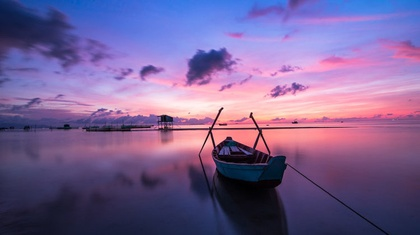
%> input picture copyright-free-images-750x420.jpg, 420 x 235 px, shrunk from 750 x 420 before the run
$ octave Project3_part1.m   (GNU Octave 9; MATLAB toolbox functions it lacks are replaced by stand-ins)
%> lines starting %> are read from the running program, lines starting %| are printed output that depends on the picture
% Author: Luke Redwine
% Date: 10/14/2022
% Class: ECE 8473 - Digital Image Processing
% Project 3

clc;
clear;
close all;

% Only allow files to be selected
file = uigetfile('*.jpg;*.png;*.tif','Select a File');
%> the answer given: copyright-free-images-750x420.jpg

% Determine if a file was selected
% If it was not, exit the code
if isequal(file,0)
    disp('File required for execution. Exiting...');
    return
else
    disp('File Selected');
    raw_image = imread(file);
%> raw_image is the input picture: size 235x420x3 uint8; mean R, G, B 120.3, 97.7, 146.9
end

if size(raw_image, 3) == 1
    disp("Image is already grayed")
    grayed_image = raw_image;
else
    disp("Image must be grayed");
    grayed_image = double(rgb2gray(raw_image));
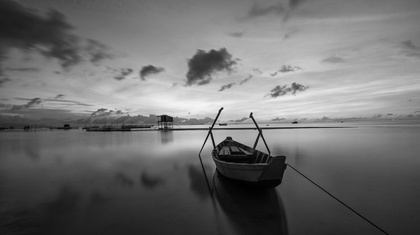
%> grayed_image: size 235x420 double; min 0, max 245, mean 110.1
end

% Define frequencies
red_freq = 2;
green_freq = 4;
blue_freq = 3;

% Define thetas
red_theta = 5;
green_theta = 10;
blue_theta = 15;

len_m = size(grayed_image, 1);
%> len_m = 235
len_n = size(grayed_image, 2);
%> len_n = 420

red_image = zeros(len_m, len_n);
green_image = zeros(len_m, len_n);
blue_image = zeros(len_m, len_n);

normalized_image = zeros(len_m, len_n);
grayed_image_min = min(grayed_image(:));
%> grayed_image_min = 0
grayed_image_max = max(grayed_image(:));
%> grayed_image_max = 245

% Normalize the gray scale image
for i = 1:len_m
    for j = 1:len_n
        normalized_image(i, j) = (grayed_image(i, j)-grayed_image_min)/(grayed_image_max - grayed_image_min);
    end
end

% Fill the red, green, and blue image channels with the sinusoidal
% transformation function
for i = 1:len_m
    for j = 1:len_n
        red_image(i, j) = sin(red_freq * normalized_image(i, j) + red_theta);
        green_image(i, j) = sin(green_freq * normalized_image(i, j) + green_theta);
        blue_image(i, j) = sin(blue_freq * normalized_image(i, j) + blue_theta);
    end
end
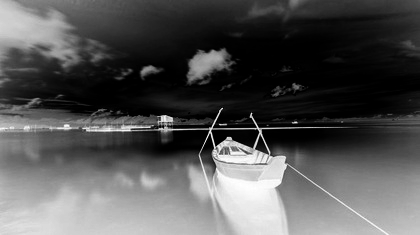
%> blue_image: size 235x420 double; min -1, max 0.65, mean -0.456; drawn with min black and max white
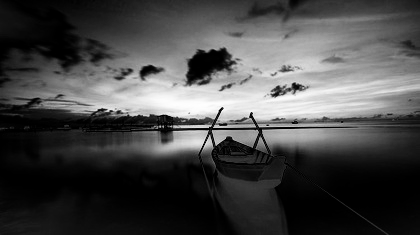
%> green_image: size 235x420 double; min -1, max 0.991, mean -0.44; drawn with min black and max white
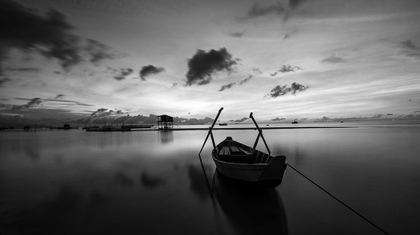
%> red_image: size 235x420 double; min -0.959, max 0.657, mean -0.337; drawn with min black and max white

% Place all 3 channels into their appropriate position
color_image = zeros(len_m, len_n);
color_image(:,:,1) = red_image;
color_image(:,:,2) = green_image;
color_image(:,:,3) = blue_image;
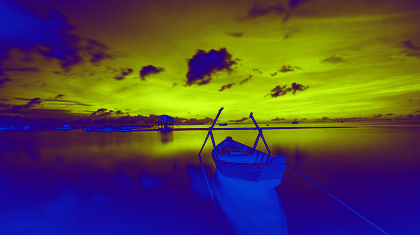
%> color_image: size 235x420x3 double; mean R, G, B -0.337, -0.44, -0.456; drawn with min black and max white

figure
subplot(1,3,1);
imshow(raw_image);
title("Original Image (a)");

subplot(1,3,2);
imshow(grayed_image, []);
title("Greyed Image (b)")

subplot(1,3,3);
imshow(color_image, []);
title("Pseudo Colored Image (c)")

$ run again, on bird.jpg
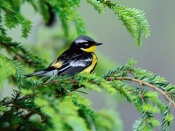
%> input picture bird.jpg, 175 x 131 px
%> raw_image is the input picture: size 131x175x3 uint8; mean R, G, B 109.2, 143.9, 98.4
%> `grayed_image = double(rgb2gray(raw_image));`:
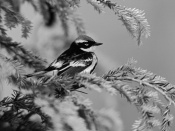
%> grayed_image: size 131x175 double; min 2, max 232, mean 128.3
%> grayed_image_min = 2
%> grayed_image_max = 232
%> `color_image(:,:,3) = blue_image;`:
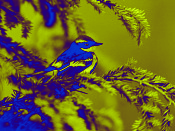
%> color_image: size 131x175x3 double; mean R, G, B -0.161, -0.205, -0.698; drawn with min black and max white
